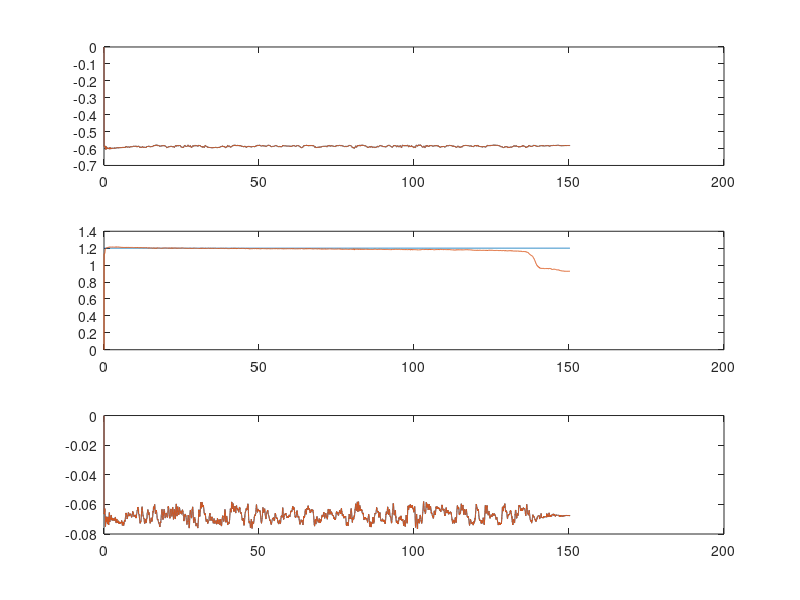
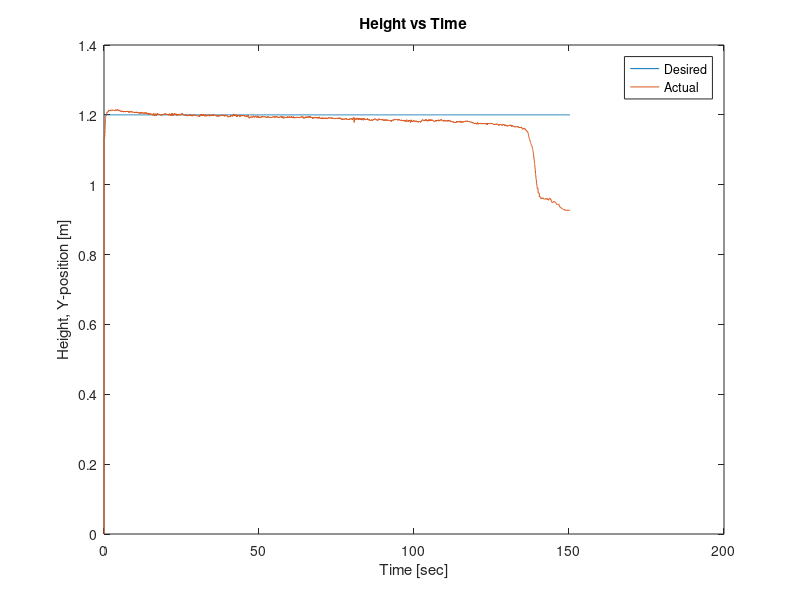
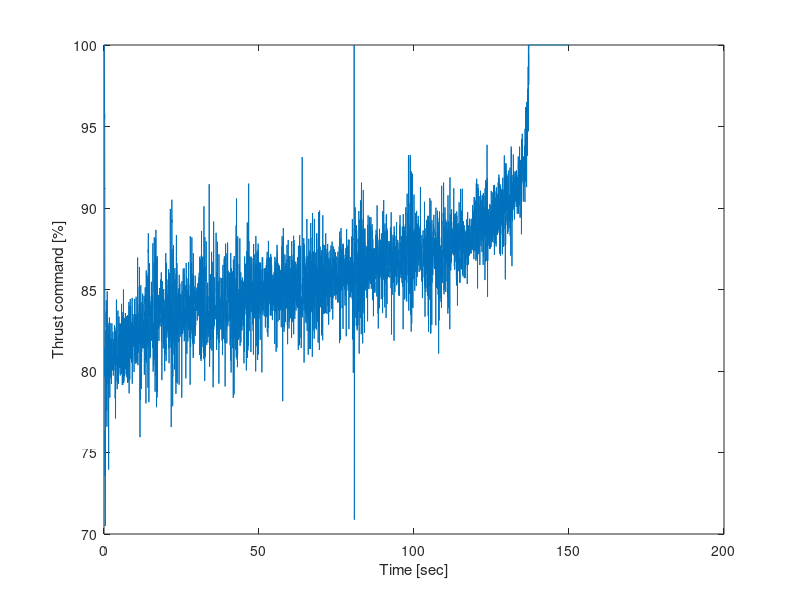

The MATLAB script that drew these images, in order:
clear all; clc; close all;
% LOAD DATA
load('FlightData/CF_flight_22.mat')

figure
subplot(3,1,1)
plot(PosDes.time,PosDes.signals.values(:,1),Pos.time,Pos.signals.values(:,1))
subplot(3,1,2)
plot(PosDes.time,PosDes.signals.values(:,2),Pos.time,Pos.signals.values(:,2))
subplot(3,1,3)
plot(PosDes.time,PosDes.signals.values(:,3),Pos.time,Pos.signals.values(:,3))

figure
plot(PosDes.time,PosDes.signals.values(:,2),Pos.time,Pos.signals.values(:,2))
xlabel('Time [sec]')
ylabel('Height, Y-position [m]')
title('Height vs Time')
legend('Desired','Actual')

figure
plot(PosDes.time,Thrust_cmd(:,2))
xlabel('Time [sec]')
ylabel('Thrust command [%]')